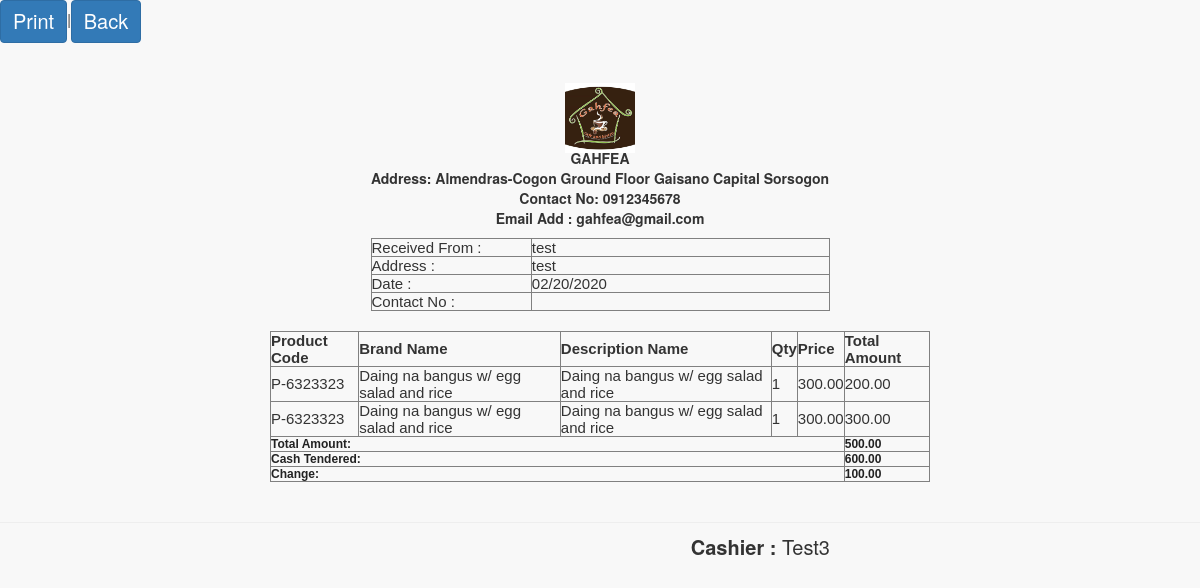
The page /pages/cashier/preview.php?invoice=RS-22000333 on the database its author committed.
### tables this page shows
CREATE TABLE `sales` (
  `transaction_id` int(11) NOT NULL,
  `invoice_number` varchar(100) NOT NULL,
  `cashier` varchar(100) NOT NULL,
  `date` varchar(25) NOT NULL,
  `type` varchar(100) NOT NULL,
  `amount` varchar(100) NOT NULL,
  `due_date` varchar(100) NOT NULL,
  `name` varchar(100) NOT NULL,
  `balance` varchar(100) NOT NULL,
  `total_amount` varchar(30) NOT NULL,
  `cash` varchar(100) NOT NULL,
  `month` varchar(20) NOT NULL,
  `year` varchar(20) NOT NULL,
  `p_amount` varchar(30) NOT NULL,
  `vat` varchar(30) NOT NULL,
  `address` varchar(80) NOT NULL,
  `contact_number` varchar(11) NOT NULL
);

CREATE TABLE `sales_order` (
  `transaction_id` int(11) NOT NULL,
  `invoice` varchar(100) NOT NULL,
  `product` varchar(100) NOT NULL,
  `qty` varchar(100) NOT NULL,
  `amount` varchar(100) NOT NULL,
  `name` varchar(100) NOT NULL,
  `price` varchar(100) NOT NULL,
  `discount` varchar(100) NOT NULL,
  `category` varchar(100) NOT NULL,
  `date` varchar(25) NOT NULL,
  `omonth` varchar(25) NOT NULL,
  `oyear` varchar(25) NOT NULL,
  `qtyleft` varchar(25) NOT NULL,
  `dname` varchar(50) NOT NULL,
  `vat` varchar(20) NOT NULL,
  `total_amount` varchar(30) NOT NULL,
  `table_number` varchar(25) NOT NULL,
  `order_status` varchar(100) NOT NULL
);

### pages/cashier/preview.php (the view, shortened to what this page needs)
<link href="vendor/bootstrap/css/bootstrap.min.css" rel="stylesheet">
<link href="vendor/metisMenu/metisMenu.min.css" rel="stylesheet">
<link href="dist/css/sb-admin-2.css" rel="stylesheet">
<link href="vendor/font-awesome/css/font-awesome.min.css" rel="stylesheet" type="text/css">
<a class="btn btn-primary" href="javascript:Clickheretoprint()" style="font-size:20px" ;>Print</a>|<a class="btn btn-primary" href="sales.php?invoice=&table_number=&discount=0&cdiscount=" style="font-size:20px" ;>Back</a>
<?php
$invoice = $_GET['invoice'];
include('connect.php');
$result = $db->prepare("SELECT * FROM sales WHERE invoice_number= :userid");
$result->bindParam(':userid', $invoice);
$result->execute();
for ($i = 0; $row = $result->fetch(); $i++) {
	$cname = $row['name'];
	$caddress = $row['address'];
	$date = $row['date'];
	$cashier = $row['cashier'];
	$contact_number = $row['contact_number'];
	$pt = $row['type'];
	$am = $row['amount'];
	if ($pt == 'cash') {
		$cashpaid = $row['cash'];
		$amount = $cashpaid - $am;
	}
}
?>
<div class="content" id="content">
	<center>
		<div style="margin: 0 auto; padding: 20px; width: 700px; font-weight: normal;">
			<img src="logo.jpg" style="width:70px;height:70px;align:center;margin-bottom:-25px">
			<div style="width: 100%;">
				<div style="width: 459px;">
					<br>
					<p style="font-size: 14px;"><b> GAHFEA <br />
							Address: Almendras-Cogon Ground Floor Gaisano Capital Sorsogon<br />
							Contact No: 0912345678<br>
							Email Add : gahfea@gmail.com</b><br></p>
					<div>
						<table border="1" cellpadding="4" cellspacing="0" style="font-family: arial; font-size: 15px;text-align:left;width : 100%;">
							<tr>
								<td width="35%">Received From : </td>
								<td width="75%"><?php echo $cname ?></td>
							</tr>
							<tr>
								<td width="35%">Address : </td>
								<td width="35%"><?php echo $caddress ?></td>
							</tr>
							<tr>
								<td width="35%">Date : </td>
								<td width="75%"><?php echo $date ?></td>
							</tr>
							<tr>
								<td width="25%">Contact No : </td>
								<td width="75%"><?php echo $contact_number ?></td>
							</tr>
						</table>
					</div>
				</div>
			</div><br>
			<div style="width: 100%">
				<table border="1" cellpadding="4" cellspacing="0" style="font-family: arial; font-size: 15px;text-align:left;" width="100%">
					<thead>
						<tr>
							<th> Product Code </th>
							<th> Brand Name </th>
							<th> Description Name </th>
							<th> Qty </th>
							<th> Price </th>
							<th> Total Amount </th>
						</tr>
					</thead>
					<tbody>
						<?php
						$id = $_GET['invoice'];
						$result = $db->prepare("SELECT * FROM sales_order WHERE invoice= :userid");
						$result->bindParam(':userid', $id);
						$result->execute();
						for ($i = 0; $row = $result->fetch(); $i++) {
						?>
							<tr class="record">
								<td><?php echo $row['product']; ?></td>
								<td><?php echo $row['name']; ?></td>
								<td><?php echo $row['dname']; ?></td>
								<td><?php echo $row['qty']; ?></td>
								<td>
									<?php
									$ppp = $row['price'];
									echo formatMoney($ppp, true);
									?>
								</td>
								<td>
									<?php
									$dfdf = $row['total_amount'];
									echo formatMoney($dfdf, true);
									?>
								</td>
							</tr>
						<?php
						}
						?>
						<?php if ($pt == 'cash') {
						?>
							<tr>
								<td colspan="5"><strong style="font-size: 12px; color: #222222;">Total Amount:</strong></td>
								<td colspan="3"><strong style="font-size: 12px; color: #222222;">
										<?php
										$sdsd = $_GET['invoice'];
										$resultas = $db->prepare("SELECT sum(total_amount) FROM sales_order WHERE invoice= :a");
										$resultas->bindParam(':a', $sdsd);
										$resultas->execute();
										for ($i = 0; $rowas = $resultas->fetch(); $i++) {
											$fgfg = $rowas['sum(total_amount)'];
											$discountAmount = $_GET['discount'];
											$totalDiscount = $fgfg - ($fgfg * $discountAmount);
											echo formatMoney($totalDiscount, true);
										}
										?>
									</strong></td>
							</tr>
							<tr>
								<td colspan="5"><strong style="font-size: 12px; color: #222222;">Cash Tendered:</strong></td>
								<td colspan="2"><strong style="font-size: 12px; color: #222222;">
										<?php
										echo formatMoney($cashpaid, true);
										?>
									</strong></td>
							</tr>
						<?php
						}
						?>
						<tr>
							<td colspan="5"><strong style="font-size: 12px; color: #222222;">
									<?php
									if ($pt == 'cash') {
										echo 'Change:';
									}
									?>
								</strong></td>
							<td colspan="3"><strong style="font-size: 12px; color: #222222;">
									<?php
									function formatMoney($number, $fractional = false)
									{
										if ($fractional) {
											$number = sprintf('%.2f', $number);
										}
										while (true) {
											$replaced = preg_replace('/(-?\d+)(\d\d\d)/', '$1,$2', $number);
											if ($replaced != $number) {
												$number = $replaced;
											} else {
												break;
											}
										}
										return $number;
									}
									if ($pt == 'cash') {
										echo formatMoney($amount, true);
									}
									?>
								</strong></td>
						</tr>
					</tbody>
				</table>
	</center>
	<hr>
</div>
<div style="text-align: right;margin-right: 370px; margin-top: -10px; font-size: 20px;"><b>Cashier :</b> <?php echo $cashier ?></div>

### rows shown on the page
sales: name "test", address "test", date "02/20/2020", cash "600.00", formatMoney($amount, true) "100.00", cashier "Test3"
sales_order: product "P-6323323", name "Daing na bangus w/ egg salad and rice", dname "Daing na bangus w/ egg salad and rice", qty "1", price "300.00", total_amount "200.00"
sales_order: product "P-6323323", name "Daing na bangus w/ egg salad and rice", dname "Daing na bangus w/ egg salad and rice", qty "1", price "300.00", total_amount "300.00"

### other values the page prints
formatMoney($totalDiscount, true) "500.00"
